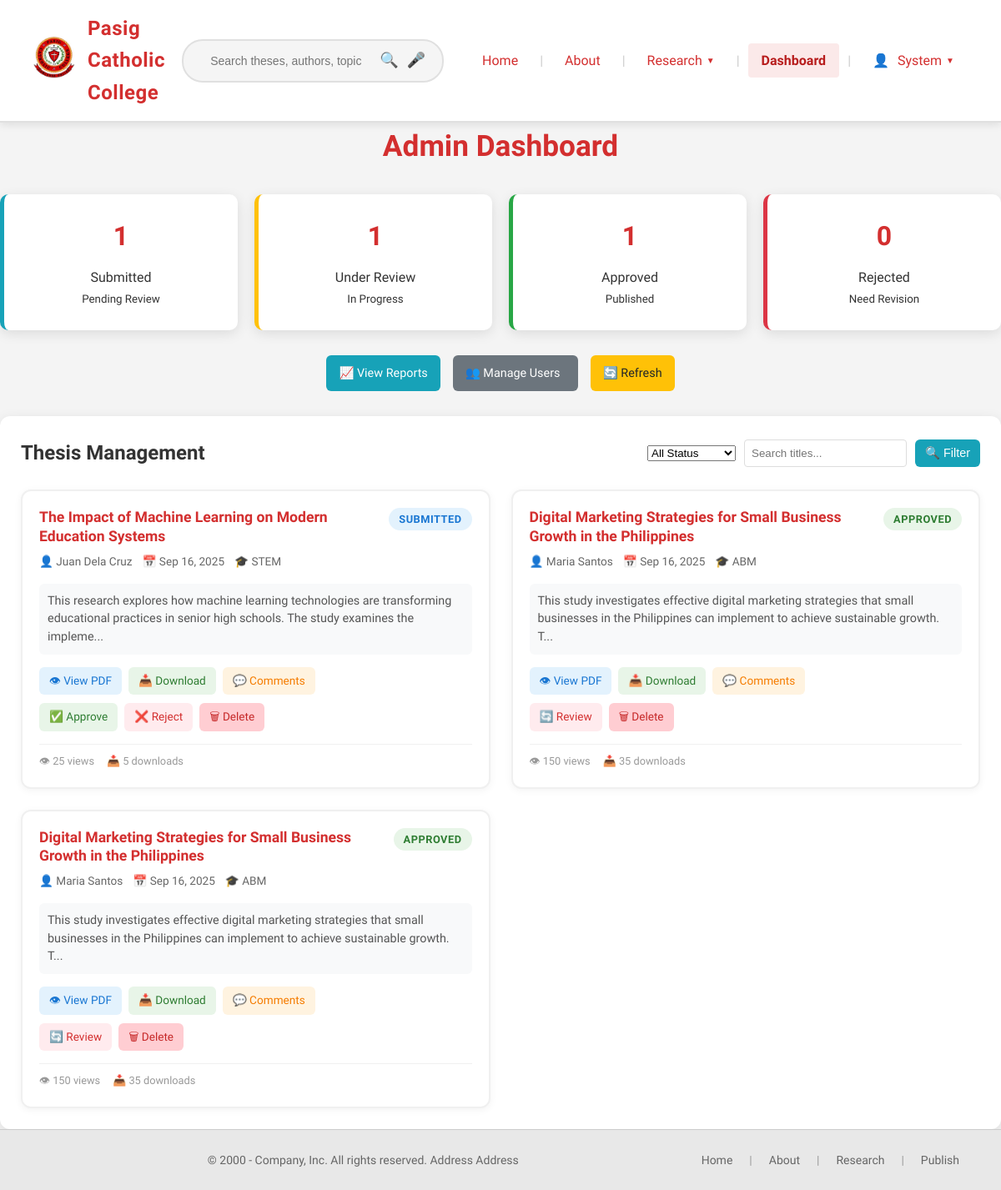
/index.php?route=admin/dashboard (signed in), run on the app's committed database.
### tables this page shows
CREATE TABLE IF NOT EXISTS theses (
    id INT AUTO_INCREMENT PRIMARY KEY,
    user_id INT NOT NULL,
    title VARCHAR(500) NOT NULL,
    abstract TEXT NOT NULL,
    introduction TEXT,
    methodology TEXT,
    
     
    file_path VARCHAR(500) NOT NULL,
    file_size INT,  
    file_type VARCHAR(10) DEFAULT 'pdf',
    original_filename VARCHAR(255),
    
     
    academic_year VARCHAR(10) NOT NULL DEFAULT '2024-2025',  
    semester ENUM('1st','2nd','Summer') DEFAULT '2nd',
    strand VARCHAR(50),
    research_type ENUM('quantitative','qualitative','mixed') DEFAULT 'quantitative',
    
     
    status ENUM(
        'draft',
        'submitted', 
        'under_review',
        'revision_required',
        'approved',
        'published',
        'rejected',
        'archived'
    ) NOT NULL DEFAULT 'submitted',
    
     
    submission_date TIMESTAMP DEFAULT CURRENT_TIMESTAMP,
    review_start_date TIMESTAMP NULL,
    approval_date TIMESTAMP NULL,
    publication_date TIMESTAMP NULL,
    
     
    assigned_reviewer INT NULL,  
    review_deadline DATE NULL,
    revision_count INT DEFAULT 0,
    
     
    is_public BOOLEAN DEFAULT FALSE,
    allow_download BOOLEAN DEFAULT TRUE,
    view_count INT DEFAULT 0,
    download_count INT DEFAULT 0,
    
     
    formatting_score DECIMAL(3,2) DEFAULT 0.00,  
    plagiarism_score DECIMAL(5,2) DEFAULT 0.00,  
    compliance_check_date TIMESTAMP NULL,
    
    created_at TIMESTAMP DEFAULT CURRENT_TIMESTAMP,
    updated_at TIMESTAMP DEFAULT CURRENT_TIMESTAMP ON UPDATE CURRENT_TIMESTAMP,
    
     
    FOREIGN KEY (user_id) REFERENCES users(id) ON DELETE CASCADE,
    FOREIGN KEY (assigned_reviewer) REFERENCES users(id) ON DELETE SET NULL,
    
     
    INDEX idx_status (status),
    INDEX idx_academic_year (academic_year),
    INDEX idx_strand (strand),
    INDEX idx_user_id (user_id),
    INDEX idx_submission_date (submission_date),
    INDEX idx_is_public (is_public),
    INDEX idx_title (title(100)),  
    
     
    FULLTEXT(title, abstract)
);

CREATE TABLE IF NOT EXISTS users (
    id INT AUTO_INCREMENT PRIMARY KEY,
    employee_id VARCHAR(20) UNIQUE,
    name VARCHAR(100) NOT NULL,
    email VARCHAR(120) NOT NULL UNIQUE,
    password VARCHAR(255) NOT NULL,
    role ENUM('student','faculty','admin','librarian') NOT NULL DEFAULT 'student',
    department VARCHAR(100),
    strand VARCHAR(50),  
    year_level VARCHAR(20),  
    phone VARCHAR(20),
    status ENUM('active','inactive','suspended') DEFAULT 'active',
    profile_picture VARCHAR(255),
    created_at TIMESTAMP DEFAULT CURRENT_TIMESTAMP,
    updated_at TIMESTAMP DEFAULT CURRENT_TIMESTAMP ON UPDATE CURRENT_TIMESTAMP,
    
    INDEX idx_role (role),
    INDEX idx_department (department),
    INDEX idx_strand (strand),
    INDEX idx_status (status)
);

### controllers/AdminController.php (called while the page is built, shortened)
<?php
require_once __DIR__ . '/../models/Thesis.php';
class AdminController {
    private $thesisModel;
    public function __construct() {
        $this->thesisModel = new Thesis();
    }
    public function dashboard() {
        $stats = $this->thesisModel->getStats();
        $all = $this->thesisModel->all();
        include __DIR__ . '/../views/admin/dashboard.php';
    }
}
?>

### models/Database.php (called while the page is built, shortened)
<?php
class Database {
    private static $instance = null;
    public static function getInstance() {
        if (self::$instance === null) {
            $host = $_ENV['DB_HOST'] ?? getenv('DB_HOST') ?: 'localhost';
            $dbname = $_ENV['DB_DATABASE'] ?? getenv('DB_DATABASE') ?: 'thesis_db';
            $username = $_ENV['DB_USERNAME'] ?? getenv('DB_USERNAME') ?: 'root';
            $password = $_ENV['DB_PASSWORD'] ?? getenv('DB_PASSWORD') ?: '';
            $port = $_ENV['DB_PORT'] ?? getenv('DB_PORT') ?: '3306';
            $dsn = "mysql:host={$host};port={$port};dbname={$dbname};charset=utf8mb4";
            try {
                self::$instance = new PDO($dsn, $username, $password, [
                    PDO::ATTR_ERRMODE => PDO::ERRMODE_EXCEPTION,
                    PDO::ATTR_DEFAULT_FETCH_MODE => PDO::FETCH_ASSOC,
                    PDO::ATTR_EMULATE_PREPARES => false,
                    PDO::MYSQL_ATTR_INIT_COMMAND => "SET NAMES utf8mb4"
                ]);
                self::$instance->query("SELECT 1");
            } catch (PDOException $e) {
                error_log("Database Connection Failed: " . $e->getMessage());
                if (getenv('APP_ENV') === 'development' || $_ENV['APP_ENV'] ?? 'production' === 'development') {
                    die("Database Connection Failed: " . $e->getMessage());
                } else {
                    die("Database connection error. Please contact support.");
                }
            }
        }
        return self::$instance;
    }
    private static function loadEnvFile() {
        $envFile = __DIR__ . '/../.env';
    }
}

### models/Thesis.php (called while the page is built, shortened)
<?php
require_once __DIR__ . '/Database.php';
class Thesis {
    private $db;
    public function __construct() {
        $this->db = Database::getInstance();
    }
    public function all() {
        $stmt = $this->db->prepare("
            SELECT t.*, u.name as author, u.email as author_email
            FROM theses t
            LEFT JOIN users u ON t.user_id = u.id
            ORDER BY t.created_at DESC
        ");
        $stmt->execute();
        return $stmt->fetchAll(PDO::FETCH_ASSOC);
    }
    public function getStats() {
        $stmt = $this->db->prepare("
            SELECT
                COUNT(CASE WHEN status = 'submitted' THEN 1 END) as submitted,
                COUNT(CASE WHEN status = 'under_review' THEN 1 END) as under_review,
                COUNT(CASE WHEN status = 'approved' THEN 1 END) as approved,
                COUNT(CASE WHEN status = 'rejected' THEN 1 END) as rejected,
                COUNT(CASE WHEN status = 'revision_required' THEN 1 END) as revision_required,
                COUNT(*) as total
            FROM theses
        ");
        $stmt->execute();
        $result = $stmt->fetch(PDO::FETCH_ASSOC);
        return [
            'submitted' => (int)$result['submitted'],
            'under_review' => (int)$result['under_review'],
            'approved' => (int)$result['approved'],
            'rejected' => (int)$result['rejected'],
            'revision_required' => (int)$result['revision_required'],
            'total' => (int)$result['total']
        ];
    }
}
?>

### helpers.php (called while the page is built, shortened)
<?php
function route(string $path = ''): string {
    return rtrim(BASE_PATH, '/') . '/index.php?route=' . ltrim($path, '/');
}
function current_user(): ?array {
    if (!empty($_SESSION['user'])) {
        return $_SESSION['user'];
    }
    return null;
}
?>

### views/admin/dashboard.php (the view, shortened to what this page needs)
<?php include __DIR__ . '/../layout/header.php'; ?>
<?php include __DIR__ . '/../layout/navigation.php'; ?>
<div class="container">
    <h2 class="page-title">Admin Dashboard</h2>
    <div class="stats-container">
        <div class="stat-card submitted">
            <h3><?= $stats['submitted'] ?? 0 ?></h3>
            <p>Submitted</p>
            <small>Pending Review</small>
        </div>
        <div class="stat-card review">
            <h3><?= $stats['under_review'] ?? 0 ?></h3>
            <p>Under Review</p>
            <small>In Progress</small>
        </div>
        <div class="stat-card approved">
            <h3><?= $stats['approved'] ?? 0 ?></h3>
            <p>Approved</p>
            <small>Published</small>
        </div>
        <div class="stat-card rejected">
            <h3><?= $stats['rejected'] ?? 0 ?></h3>
            <p>Rejected</p>
            <small>Need Revision</small>
        </div>
    </div>
    <div class="dashboard-actions">
        <a href="<?= route('admin/reports') ?>" class="btn btn-info">
            📈 View Reports
        </a>
        <?php if (current_user()['role'] === 'admin'): ?>
            <a href="<?= route('admin/users') ?>" class="btn btn-secondary">
                👥 Manage Users
            </a>
        <?php endif; ?>
        <a href="<?= route('admin/dashboard') ?>" class="btn btn-warning">
            🔄 Refresh
        </a>
    </div>
    <div class="table-container">
        <div class="table-header">
            <h3>Thesis Management</h3>
            <div class="table-filters">
                <form method="GET" style="display: flex; gap: 10px; align-items: center; flex-wrap: wrap;">
                    <select name="status" onchange="this.form.submit()">
                        <option value="">All Status</option>
                    </select>
                    <input type="text"
                           name="search"
                           placeholder="Search titles..."
                           value="<?= htmlspecialchars($_GET['search'] ?? '') ?>"
                           style="padding: 8px; border: 1px solid #ddd; border-radius: 4px;">
                    <button type="submit" class="btn btn-info" style="padding: 8px 12px;">🔍 Filter</button>
                </form>
            </div>
        </div>
        <?php if (!empty($all)): ?>
            <?php
            $filteredTheses = $all;
            ?>
            <div class="theses-grid">
                <?php foreach ($filteredTheses as $thesis): ?>
                    <div class="thesis-management-card" data-status="<?= $thesis['status'] ?>">
                        <div class="thesis-header">
                            <div class="thesis-info">
                                <h4 class="thesis-title"><?= htmlspecialchars($thesis['title'] ?? 'Untitled') ?></h4>
                                <div class="thesis-meta">
                                    <span class="author">👤 <?= htmlspecialchars($thesis['author'] ?? $thesis['author_name'] ?? 'Unknown') ?></span>
                                    <span class="date">📅 <?= date('M j, Y', strtotime($thesis['created_at'] ?? 'now')) ?></span>
                                    <?php if (!empty($thesis['strand'])): ?>
                                        <span class="strand">🎓 <?= htmlspecialchars($thesis['strand']) ?></span>
                                    <?php endif; ?>
                                </div>
                            </div>
                            <div class="status-badge">
                                <span class="status status-<?= $thesis['status'] ?>"><?= htmlspecialchars(ucwords(str_replace('_', ' ', $thesis['status']))) ?></span>
                            </div>
                        </div>
                        <?php if (!empty($thesis['abstract'])): ?>
                            <div class="thesis-abstract">
                                <?= htmlspecialchars(strlen($thesis['abstract']) > 150 ? substr($thesis['abstract'], 0, 150) . '...' : $thesis['abstract']) ?>
                            </div>
                        <?php endif; ?>
                        <div class="thesis-actions">
                            <div class="primary-actions">
                                <a href="<?= route('admin/pdfview') ?>&id=<?= $thesis['id'] ?>"
                                   class="btn btn-view"
                                   title="View PDF and Details"
                                   target="_blank">
                                    👁 View PDF
                                </a>
                                <?php if (!empty($thesis['file_path'])): ?>
                                    <a href="<?= route('admin/download') ?>&id=<?= $thesis['id'] ?>"
                                       class="btn btn-download"
                                       title="Download PDF"
                                       target="_blank">
                                        📥 Download
                                    </a>
                                <?php endif; ?>
                                <a href="<?= route('admin/comments') ?>&id=<?= $thesis['id'] ?>"
                                   class="btn btn-comments"
                                   title="Comments & Feedback"
                                   target="_blank">
                                    💬 Comments
                                </a>
                            </div>
                            <div class="status-actions">
                                <?php if ($thesis['status'] !== 'approved'): ?>
                                    <a href="<?= route('admin/approve') ?>&id=<?= $thesis['id'] ?>"
                                       class="btn btn-approve"
                                       title="Approve for Publication"
                                       onclick="return confirm('Are you sure you want to approve this thesis?')">
                                        ✅ Approve
                                    </a>
                                <?php endif; ?>
                                <?php if ($thesis['status'] === 'approved'): ?>
                                    <a href="<?= route('admin/reject') ?>&id=<?= $thesis['id'] ?>"
                                       class="btn btn-reject"
                                       title="Mark for Review"
                                       onclick="return confirm('Mark this thesis for review?')">
                                        🔄 Review
                                    </a>
                                <?php else: ?>
                                    <a href="<?= route('admin/reject') ?>&id=<?= $thesis['id'] ?>"
                                       class="btn btn-reject"
                                       title="Reject Submission"
                                       onclick="return confirm('Are you sure you want to reject this thesis?')">
                                        ❌ Reject
                                    </a>
                                <?php endif; ?>
                                <?php if (current_user()['role'] === 'admin'): ?>
                                    <a href="<?= route('admin/delete') ?>&id=<?= $thesis['id'] ?>"
                                       class="btn btn-delete"
                                       title="Delete Thesis"
                                       onclick="return confirm('Are you sure you want to delete this thesis? This action cannot be undone.')">
                                        🗑 Delete
                                    </a>
                                <?php endif; ?>
                            </div>
                        </div>
                        <div class="thesis-stats">
                            <?php if (!empty($thesis['view_count'])): ?>
                                <span class="stat">👁 <?= number_format($thesis['view_count']) ?> views</span>
                            <?php endif; ?>
                            <?php if (!empty($thesis['download_count'])): ?>
                                <span class="stat">📥 <?= number_format($thesis['download_count']) ?> downloads</span>
                            <?php endif; ?>
                        </div>
                    </div>
                <?php endforeach; ?>
            </div>
        <?php endif; ?>
    </div>
</div>
<?php include __DIR__ . '/../layout/footer.php'; ?>

### data on the page
theses: title "The Impact of Machine Learning on Modern Education Systems", user.name "Juan Dela Cruz", created_at "Sep 16, 2025", strand "STEM", status "SUBMITTED", abstract "This research explores how machine learning technologies are transforming educational practices in senior high schools. The study examines the impleme...", view_count "25", download_count "5"
theses: title "Digital Marketing Strategies for Small Business Growth in the Philippines", user.name "Maria Santos", created_at "Sep 16, 2025", strand "ABM", status "APPROVED", abstract "This study investigates effective digital marketing strategies that small businesses in the Philippines can implement to achieve sustainable growth. T...", view_count "150", download_count "35"

### other printed values
explode(' ', $user['name'])[0] "System"
$stats['submitted'] "1"
$stats['under_review'] "1"
$stats['approved'] "1"
$stats['rejected'] "0"
